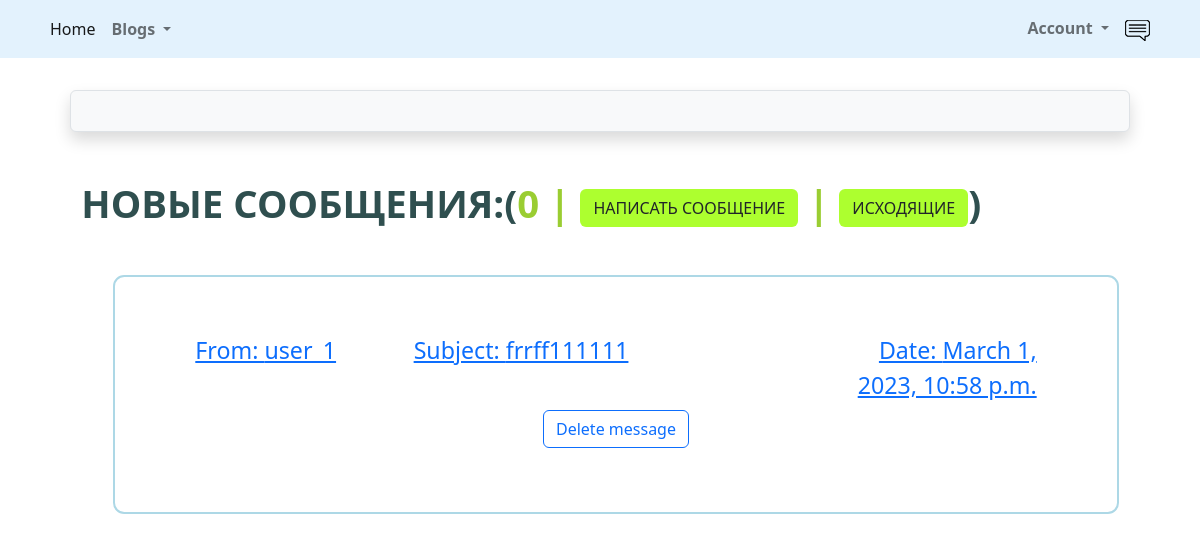
/accounts/profile/inbox (signed in), run on the app's committed database.
### src/accounts/models.py (models this page shows, shortened)
class Message(models.Model):
    sender = models.ForeignKey(User, on_delete=models.SET_NULL, null=True, blank=True)
    recipient = models.ForeignKey(User, on_delete=models.SET_NULL, null=True, blank=True, related_name='messages')
    name = models.CharField(max_length=200, null=True, blank=True)
    subject = models.CharField(max_length=200, null=True, blank=True)
    body = models.TextField(max_length=1000)
    is_readed = models.BooleanField(default=False, null=True)
    created = models.DateTimeField(auto_now_add=True)
    id = models.UUIDField(default=uuid.uuid4, unique=True, primary_key=True, editable=False)
    class Meta:
        ordering = ['is_readed', '-created']

class User(AbstractUser):
    is_activated = models.BooleanField(default=True, db_index=True)
    avatar = models.ImageField(upload_to=avatar_place, default='profile/default.png')
    birthday = models.DateField(null=True, blank=True)
    city = models.CharField(max_length=50, null=True, blank=True)
    class Meta(AbstractUser.Meta):
        db_table = 'user'
    def __str__(self):
        return self.username

### src/accounts/views.py (the view)
# urls.py: path('profile/inbox', Inbox.as_view(), name='inbox'),
class Inbox(LoginRequiredMixin, ListView):
    model = Message
    template_name = 'messages/inbox.html'
    def get_queryset(self):
        queryset = Message.objects.filter(recipient_id=self.request.user.pk).select_related('recipient')
        return queryset
    def get_context_data(self, *, object_list=None, **kwargs):
        context = super(Inbox, self).get_context_data(**kwargs)
        context['count_of_unread'] = self.get_queryset().filter(is_readed=False).count()
        return context

### src/accounts/templates/messages/inbox.html
{% extends 'base.html' %}
{% load static %}
{% block content %}
    <link rel="stylesheet" type="text/css" href="{% static 'message/css/message.css' %}">
<main class="inbox my-xl">
  <div class="content-box">
    <h3 class="inbox__title">Новые сообщения:(<span>{{count_of_unread}} | <a href="{% url 'accounts:create_message' %}" class="btn btn--sub btn--lg">Написать сообщение </a> | <a href="{% url 'accounts:outbox' %}" class="btn btn--sub btn--lg">Исходящие</a></span>)</h3>
    <ul class="messages">
      {% for pm in message_list %}
      {% if pm.is_read == False %}
      <li class="message message--unread">
        {% else %}
      <li class="message">
        {% endif %}
        <a href="{% url 'accounts:message' pm.id %}">
          <span class="message__author">From: {{pm.sender}}</span>
          <span class="message__subject">Subject: {{pm.subject}}</span>
          <span class="message__date">Date: {{pm.created}}</span>
        <center><span><a class="btn btn-outline-primary m-2"
                           href="{% url 'accounts:delete_message' pm.id %}">Delete message</a></span></center>
        </a>
      </li>
      {% endfor %}
    </ul>
  </div>
</main>
{% endblock content %}

### src/accounts/static/message/css/message.css (style rules this page uses)
.message { padding: 2.5rem 0; }
.message > a span { font-size: 1.45rem; font-weight: 500; }
.message > a { display: flex; gap: 1rem; }
.message__author, .message__date { flex-basis: 25%; }
.message__subject { flex-basis: 50%; }
.message__date { text-align: right; }
.message.message { list-style: none; background: white; padding: 3.5rem 5rem; border: 2px solid lightblue; border-radius: 0.7rem; }
.inbox { height: 90vh; }
.inbox__title, .inbox__title span { font-size: 2.4rem; font-weight: 700; color: darkslategrey; text-transform: uppercase; text-align: left; margin-bottom: 3rem; }
.inbox__title span { color: yellowgreen; }
.content-box { width: 95%; max-width: 85rem; margin: 0 auto; }
.btn--sub { background-color: greenyellow; }

### data on the page
Message: sender "user_1", subject "frrff111111", created "March 1, 2023, 10:58 p.m."

### other printed values
{{ count_of_unread }} "0"
